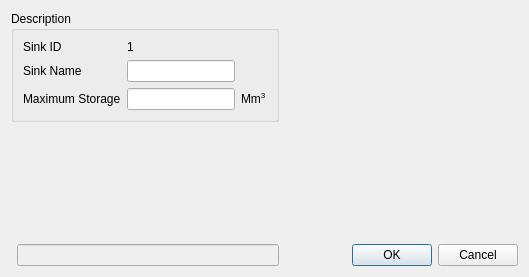
<?xml version="1.0" encoding="UTF-8"?>
<ui version="4.0">
 <class>sink_dialog</class>
 <widget class="QDialog" name="sink_dialog">
  <property name="geometry">
   <rect>
    <x>0</x>
    <y>0</y>
    <width>529</width>
    <height>277</height>
   </rect>
  </property>
  <property name="windowTitle">
   <string>Sink</string>
  </property>
  <layout class="QGridLayout" name="gridLayout">
   <item row="0" column="0" colspan="2">
    <widget class="QGroupBox" name="sink_desc_box">
     <property name="sizePolicy">
      <sizepolicy hsizetype="Fixed" vsizetype="Fixed">
       <horstretch>0</horstretch>
       <verstretch>0</verstretch>
      </sizepolicy>
     </property>
     <property name="maximumSize">
      <size>
       <width>304</width>
       <height>218</height>
      </size>
     </property>
     <property name="title">
      <string>Description</string>
     </property>
     <layout class="QGridLayout" name="gridLayout_2">
      <item row="0" column="0">
       <widget class="QLabel" name="sink_id_label">
        <property name="text">
         <string>Sink ID</string>
        </property>
       </widget>
      </item>
      <item row="1" column="0">
       <widget class="QLabel" name="sink_name_label">
        <property name="text">
         <string>Sink Name</string>
        </property>
        <property name="buddy">
         <cstring>sink_name_edit</cstring>
        </property>
       </widget>
      </item>
      <item row="1" column="1">
       <widget class="QLineEdit" name="sink_name_edit"/>
      </item>
      <item row="2" column="0">
       <widget class="QLabel" name="max_store_label">
        <property name="text">
         <string>Maximum Storage</string>
        </property>
        <property name="buddy">
         <cstring>max_store_edit</cstring>
        </property>
       </widget>
      </item>
      <item row="2" column="1">
       <widget class="QLineEdit" name="max_store_edit"/>
      </item>
      <item row="2" column="2">
       <widget class="QLabel" name="storage_unit_label">
        <property name="text">
         <string>&lt;html&gt;&lt;head/&gt;&lt;body&gt;&lt;p&gt;Mm&lt;span style=&quot; vertical-align:super;&quot;&gt;3&lt;/span&gt;&lt;/p&gt;&lt;/body&gt;&lt;/html&gt;</string>
        </property>
       </widget>
      </item>
      <item row="0" column="1">
       <widget class="QLabel" name="sink_id_display">
        <property name="text">
         <string>1</string>
        </property>
       </widget>
      </item>
     </layout>
    </widget>
   </item>
   <item row="0" column="2">
    <spacer name="horizontalSpacer">
     <property name="orientation">
      <enum>Qt::Horizontal</enum>
     </property>
     <property name="sizeHint" stdset="0">
      <size>
       <width>40</width>
       <height>20</height>
      </size>
     </property>
    </spacer>
   </item>
   <item row="2" column="2">
    <widget class="QDialogButtonBox" name="buttonBox">
     <property name="orientation">
      <enum>Qt::Horizontal</enum>
     </property>
     <property name="standardButtons">
      <set>QDialogButtonBox::Cancel|QDialogButtonBox::Ok</set>
     </property>
    </widget>
   </item>
   <item row="2" column="1">
    <widget class="QLineEdit" name="lineEdit">
     <property name="enabled">
      <bool>false</bool>
     </property>
    </widget>
   </item>
   <item row="1" column="1">
    <spacer name="verticalSpacer">
     <property name="orientation">
      <enum>Qt::Vertical</enum>
     </property>
     <property name="sizeHint" stdset="0">
      <size>
       <width>20</width>
       <height>40</height>
      </size>
     </property>
    </spacer>
   </item>
  </layout>
 </widget>
 <tabstops>
  <tabstop>sink_name_edit</tabstop>
  <tabstop>max_store_edit</tabstop>
  <tabstop>lineEdit</tabstop>
  <tabstop>buttonBox</tabstop>
 </tabstops>
 <resources/>
 <connections>
  <connection>
   <sender>buttonBox</sender>
   <signal>accepted()</signal>
   <receiver>sink_dialog</receiver>
   <slot>accept()</slot>
   <hints>
    <hint type="sourcelabel">
     <x>248</x>
     <y>254</y>
    </hint>
    <hint type="destinationlabel">
     <x>157</x>
     <y>274</y>
    </hint>
   </hints>
  </connection>
  <connection>
   <sender>buttonBox</sender>
   <signal>rejected()</signal>
   <receiver>sink_dialog</receiver>
   <slot>reject()</slot>
   <hints>
    <hint type="sourcelabel">
     <x>316</x>
     <y>260</y>
    </hint>
    <hint type="destinationlabel">
     <x>286</x>
     <y>274</y>
    </hint>
   </hints>
  </connection>
 </connections>
</ui>
